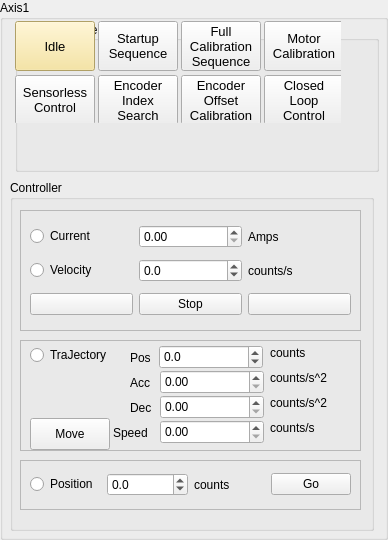
           <widget class="QGroupBox" name="groupBox_14">
            <property name="title">
             <string>Axis1</string>
            </property>
            <widget class="QGroupBox" name="groupBox_controller_2">
             <property name="geometry">
              <rect>
               <x>10</x>
               <y>180</y>
               <width>364</width>
               <height>351</height>
              </rect>
             </property>
             <property name="title">
              <string>Controller</string>
             </property>
             <widget class="QFrame" name="frame_2">
              <property name="geometry">
               <rect>
                <x>10</x>
                <y>30</y>
                <width>341</width>
                <height>121</height>
               </rect>
              </property>
              <property name="frameShape">
               <enum>QFrame::StyledPanel</enum>
              </property>
              <property name="frameShadow">
               <enum>QFrame::Raised</enum>
              </property>
              <layout class="QGridLayout" name="gridLayout_115">
               <item row="1" column="2">
                <widget class="QLabel" name="label_10">
                 <property name="text">
                  <string>counts/s</string>
                 </property>
                </widget>
               </item>
               <item row="2" column="0">
                <widget class="QPushButton" name="axis1Backward_pushButton">
                 <property name="text">
                  <string/>
                 </property>
                 <property name="icon">
                  <iconset>
                   <normaloff>Icons/Left.png</normaloff>Icons/Left.png</iconset>
                 </property>
                </widget>
               </item>
               <item row="2" column="1">
                <widget class="QPushButton" name="axis1Stop_pushButton">
                 <property name="text">
                  <string>Stop</string>
                 </property>
                </widget>
               </item>
               <item row="2" column="2">
                <widget class="QPushButton" name="axis1Forward_pushButton">
                 <property name="text">
                  <string/>
                 </property>
                 <property name="icon">
                  <iconset>
                   <normaloff>Icons/Right.png</normaloff>Icons/Right.png</iconset>
                 </property>
                </widget>
               </item>
               <item row="1" column="1">
                <widget class="QDoubleSpinBox" name="axis1Velocity_doubleSpinBox">
                 <property name="decimals">
                  <number>1</number>
                 </property>
                 <property name="minimum">
                  <double>-1000000.000000000000000</double>
                 </property>
                 <property name="maximum">
                  <double>1000000.000000000000000</double>
                 </property>
                 <property name="singleStep">
                  <double>1024.000000000000000</double>
                 </property>
                </widget>
               </item>
               <item row="1" column="0">
                <widget class="QRadioButton" name="axis1Velocity_radioButton">
                 <property name="text">
                  <string>Velocity</string>
                 </property>
                 <attribute name="buttonGroup">
                  <string notr="true">buttonGroup_14</string>
                 </attribute>
                </widget>
               </item>
               <item row="0" column="0">
                <widget class="QRadioButton" name="axis1Current_radioButton">
                 <property name="text">
                  <string>Current</string>
                 </property>
                 <attribute name="buttonGroup">
                  <string notr="true">buttonGroup_14</string>
                 </attribute>
                </widget>
               </item>
               <item row="0" column="1">
                <widget class="QDoubleSpinBox" name="axis1Current_doubleSpinBox">
                 <property name="singleStep">
                  <double>0.100000000000000</double>
                 </property>
                </widget>
               </item>
               <item row="0" column="2">
                <widget class="QLabel" name="label_11">
                 <property name="text">
                  <string>Amps</string>
                 </property>
                </widget>
               </item>
              </layout>
             </widget>
             <widget class="QFrame" name="frame_7">
              <property name="geometry">
               <rect>
                <x>10</x>
                <y>280</y>
                <width>341</width>
                <height>50</height>
               </rect>
              </property>
              <property name="frameShape">
               <enum>QFrame::StyledPanel</enum>
              </property>
              <property name="frameShadow">
               <enum>QFrame::Raised</enum>
              </property>
              <layout class="QGridLayout" name="gridLayout_116">
               <item row="0" column="2">
                <widget class="QLabel" name="label_12">
                 <property name="text">
                  <string>counts</string>
                 </property>
                </widget>
               </item>
               <item row="0" column="1">
                <widget class="QDoubleSpinBox" name="axis1Position_doubleSpinBox">
                 <property name="decimals">
                  <number>1</number>
                 </property>
                 <property name="minimum">
                  <double>-100000.000000000000000</double>
                 </property>
                 <property name="maximum">
                  <double>100000.000000000000000</double>
                 </property>
                 <property name="singleStep">
                  <double>1024.000000000000000</double>
                 </property>
                </widget>
               </item>
               <item row="0" column="0">
                <widget class="QRadioButton" name="axis1Position_radioButton">
                 <property name="text">
                  <string>Position</string>
                 </property>
                 <attribute name="buttonGroup">
                  <string notr="true">buttonGroup_14</string>
                 </attribute>
                </widget>
               </item>
               <item row="0" column="3">
                <widget class="QPushButton" name="axis1PositionGo_pushButton">
                 <property name="text">
                  <string>Go</string>
                 </property>
                </widget>
               </item>
              </layout>
             </widget>
             <widget class="QFrame" name="frame_8">
              <property name="geometry">
               <rect>
                <x>10</x>
                <y>160</y>
                <width>341</width>
                <height>111</height>
               </rect>
              </property>
              <property name="frameShape">
               <enum>QFrame::StyledPanel</enum>
              </property>
              <property name="frameShadow">
               <enum>QFrame::Raised</enum>
              </property>
              <widget class="QDoubleSpinBox" name="axis1TrajectorySpeed_doubleSpinBox">
               <property name="geometry">
                <rect>
                 <x>140</x>
                 <y>80</y>
                 <width>104</width>
                 <height>24</height>
                </rect>
               </property>
               <property name="maximum">
                <double>100000.000000000000000</double>
               </property>
               <property name="singleStep">
                <double>1024.000000000000000</double>
               </property>
              </widget>
              <widget class="QLabel" name="label_24">
               <property name="geometry">
                <rect>
                 <x>250</x>
                 <y>80</y>
                 <width>70</width>
                 <height>16</height>
                </rect>
               </property>
               <property name="text">
                <string>counts/s</string>
               </property>
              </widget>
              <widget class="QRadioButton" name="axis1Trajectory_radioButton">
               <property name="geometry">
                <rect>
                 <x>10</x>
                 <y>5</y>
                 <width>91</width>
                 <height>20</height>
                </rect>
               </property>
               <property name="text">
                <string>TraJectory</string>
               </property>
               <property name="autoExclusive">
                <bool>true</bool>
               </property>
               <attribute name="buttonGroup">
                <string notr="true">buttonGroup_14</string>
               </attribute>
              </widget>
              <widget class="QLabel" name="label_25">
               <property name="geometry">
                <rect>
                 <x>250</x>
                 <y>30</y>
                 <width>70</width>
                 <height>16</height>
                </rect>
               </property>
               <property name="text">
                <string>counts/s^2</string>
               </property>
              </widget>
              <widget class="QDoubleSpinBox" name="axis1TrajectoryAcc_doubleSpinBox">
               <property name="geometry">
                <rect>
                 <x>140</x>
                 <y>30</y>
                 <width>104</width>
                 <height>24</height>
                </rect>
               </property>
               <property name="minimum">
                <double>0.000000000000000</double>
               </property>
               <property name="maximum">
                <double>100000.000000000000000</double>
               </property>
               <property name="singleStep">
                <double>1024.000000000000000</double>
               </property>
              </widget>
              <widget class="QDoubleSpinBox" name="axis1TrajectoryDec_doubleSpinBox">
               <property name="geometry">
                <rect>
                 <x>140</x>
                 <y>55</y>
                 <width>104</width>
                 <height>24</height>
                </rect>
               </property>
               <property name="minimum">
                <double>0.000000000000000</double>
               </property>
               <property name="maximum">
                <double>100000.000000000000000</double>
               </property>
               <property name="singleStep">
                <double>1024.000000000000000</double>
               </property>
              </widget>
              <widget class="QLabel" name="label_26">
               <property name="geometry">
                <rect>
                 <x>250</x>
                 <y>55</y>
                 <width>70</width>
                 <height>16</height>
                </rect>
               </property>
               <property name="text">
                <string>counts/s^2</string>
               </property>
              </widget>
              <widget class="QLabel" name="label_27">
               <property name="geometry">
                <rect>
                 <x>250</x>
                 <y>5</y>
                 <width>42</width>
                 <height>16</height>
                </rect>
               </property>
               <property name="text">
                <string>counts</string>
               </property>
              </widget>
              <widget class="QPushButton" name="axis1TrajectoryMove_pushButton">
               <property name="geometry">
                <rect>
                 <x>10</x>
                 <y>78</y>
                 <width>80</width>
                 <height>32</height>
                </rect>
               </property>
               <property name="text">
                <string>Move</string>
               </property>
              </widget>
              <widget class="QDoubleSpinBox" name="axis1TrajectoryPos_doubleSpinBox">
               <property name="geometry">
                <rect>
                 <x>139</x>
                 <y>5</y>
                 <width>104</width>
                 <height>24</height>
                </rect>
               </property>
               <property name="decimals">
                <number>1</number>
               </property>
               <property name="minimum">
                <double>-100000.000000000000000</double>
               </property>
               <property name="maximum">
                <double>100000.000000000000000</double>
               </property>
               <property name="singleStep">
                <double>1024.000000000000000</double>
               </property>
              </widget>
              <widget class="QLabel" name="label_28">
               <property name="geometry">
                <rect>
                 <x>110</x>
                 <y>35</y>
                 <width>30</width>
                 <height>16</height>
                </rect>
               </property>
               <property name="text">
                <string>Acc</string>
               </property>
              </widget>
              <widget class="QLabel" name="label_29">
               <property name="geometry">
                <rect>
                 <x>110</x>
                 <y>60</y>
                 <width>30</width>
                 <height>16</height>
                </rect>
               </property>
               <property name="text">
                <string>Dec</string>
               </property>
              </widget>
              <widget class="QLabel" name="label_30">
               <property name="geometry">
                <rect>
                 <x>93</x>
                 <y>85</y>
                 <width>40</width>
                 <height>16</height>
                </rect>
               </property>
               <property name="text">
                <string>Speed</string>
               </property>
              </widget>
              <widget class="QLabel" name="label_31">
               <property name="geometry">
                <rect>
                 <x>110</x>
                 <y>10</y>
                 <width>30</width>
                 <height>16</height>
                </rect>
               </property>
               <property name="text">
                <string>Pos</string>
               </property>
              </widget>
             </widget>
            </widget>
            <widget class="QGroupBox" name="axis1_groupBox_statesMachine">
             <property name="geometry">
              <rect>
               <x>15</x>
               <y>21</y>
               <width>364</width>
               <height>151</height>
              </rect>
             </property>
             <property name="title">
              <string>States Machine</string>
             </property>
             <property name="alignment">
              <set>Qt::AlignLeading|Qt::AlignLeft|Qt::AlignVCenter</set>
             </property>
             <widget class="QWidget" name="layoutWidget">
              <property name="geometry">
               <rect>
                <x>0</x>
                <y>0</y>
                <width>326</width>
                <height>102</height>
               </rect>
              </property>
              <layout class="QGridLayout" name="gridLayout_78">
               <item row="0" column="0">
                <widget class="QPushButton" name="axis1_pushButton_idle">
                 <property name="minimumSize">
                  <size>
                   <width>80</width>
                   <height>50</height>
                  </size>
                 </property>
                 <property name="maximumSize">
                  <size>
                   <width>80</width>
                   <height>50</height>
                  </size>
                 </property>
                 <property name="font">
                  <font>
                   <pointsize>10</pointsize>
                  </font>
                 </property>
                 <property name="autoFillBackground">
                  <bool>false</bool>
                 </property>
                 <property name="styleSheet">
                  <string notr="true">background-color: rgb(246, 224, 143);</string>
                 </property>
                 <property name="text">
                  <string>Idle</string>
                 </property>
                </widget>
               </item>
               <item row="0" column="1">
                <widget class="QPushButton" name="axis1_pushButton_startupSequence">
                 <property name="minimumSize">
                  <size>
                   <width>80</width>
                   <height>50</height>
                  </size>
                 </property>
                 <property name="maximumSize">
                  <size>
                   <width>80</width>
                   <height>50</height>
                  </size>
                 </property>
                 <property name="font">
                  <font>
                   <pointsize>10</pointsize>
                  </font>
                 </property>
                 <property name="text">
                  <string>Startup
Sequence</string>
                 </property>
                </widget>
               </item>
               <item row="1" column="1">
                <widget class="QPushButton" name="axis1_pushButton_encoderIndexSearch">
                 <property name="minimumSize">
                  <size>
                   <width>80</width>
                   <height>50</height>
                  </size>
                 </property>
                 <property name="maximumSize">
                  <size>
                   <width>80</width>
                   <height>50</height>
                  </size>
                 </property>
                 <property name="font">
                  <font>
                   <pointsize>10</pointsize>
                  </font>
                 </property>
                 <property name="text">
                  <string>Encoder
Index
Search</string>
                 </property>
                </widget>
               </item>
               <item row="0" column="2">
                <widget class="QPushButton" name="axis1_pushButton_fullCalibrationSequence">
                 <property name="minimumSize">
                  <size>
                   <width>80</width>
                   <height>50</height>
                  </size>
                 </property>
                 <property name="maximumSize">
                  <size>
                   <width>80</width>
                   <height>50</height>
                  </size>
                 </property>
                 <property name="font">
                  <font>
                   <pointsize>10</pointsize>
                  </font>
                 </property>
                 <property name="text">
                  <string>Full
Calibration
Sequence</string>
                 </property>
                </widget>
               </item>
               <item row="0" column="3">
                <widget class="QPushButton" name="axis1_pushButton_motorCalibration">
                 <property name="minimumSize">
                  <size>
                   <width>80</width>
                   <height>50</height>
                  </size>
                 </property>
                 <property name="maximumSize">
                  <size>
                   <width>80</width>
                   <height>50</height>
                  </size>
                 </property>
                 <property name="font">
                  <font>
                   <pointsize>10</pointsize>
                  </font>
                 </property>
                 <property name="text">
                  <string>Motor
Calibration</string>
                 </property>
                </widget>
               </item>
               <item row="1" column="0">
                <widget class="QPushButton" name="axis1_pushButton_sensorlessControl">
                 <property name="minimumSize">
                  <size>
                   <width>80</width>
                   <height>50</height>
                  </size>
                 </property>
                 <property name="maximumSize">
                  <size>
                   <width>80</width>
                   <height>50</height>
                  </size>
                 </property>
                 <property name="font">
                  <font>
                   <pointsize>10</pointsize>
                  </font>
                 </property>
                 <property name="text">
                  <string>Sensorless
Control</string>
                 </property>
                </widget>
               </item>
               <item row="1" column="2">
                <widget class="QPushButton" name="axis1_pushButton_encoderOffsetCalibration">
                 <property name="minimumSize">
                  <size>
                   <width>80</width>
                   <height>50</height>
                  </size>
                 </property>
                 <property name="maximumSize">
                  <size>
                   <width>80</width>
                   <height>50</height>
                  </size>
                 </property>
                 <property name="font">
                  <font>
                   <pointsize>10</pointsize>
                  </font>
                 </property>
                 <property name="text">
                  <string>Encoder
Offset
Calibration</string>
                 </property>
                </widget>
               </item>
               <item row="1" column="3">
                <widget class="QPushButton" name="axis1_pushButton_closedLoopControl">
                 <property name="minimumSize">
                  <size>
                   <width>80</width>
                   <height>50</height>
                  </size>
                 </property>
                 <property name="maximumSize">
                  <size>
                   <width>80</width>
                   <height>50</height>
                  </size>
                 </property>
                 <property name="font">
                  <font>
                   <pointsize>10</pointsize>
                  </font>
                 </property>
                 <property name="text">
                  <string>Closed
Loop
Control</string>
                 </property>
                </widget>
               </item>
              </layout>
             </widget>
            </widget>
           </widget>
